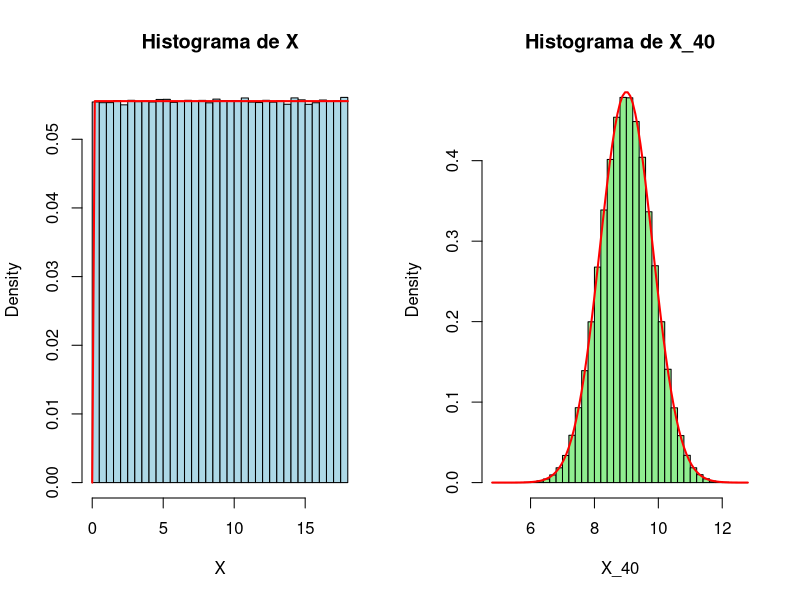
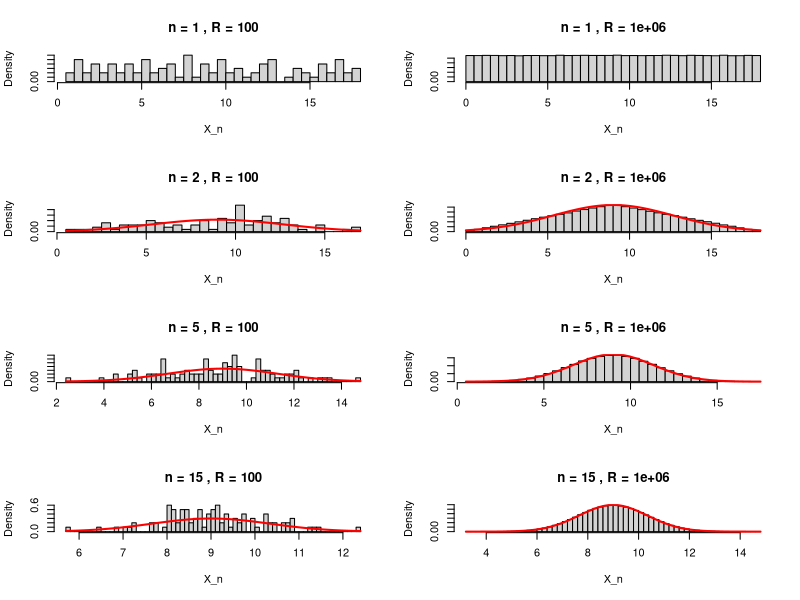

These charts were generated, in order, by the following R code:
set.seed(6803)

# 3.a Histogramas para X y X_40 con R = 10^6
R <- 10^6
n <- 40

# Generar R realizaciones de X ~ U(0, 18)
X <- runif(R, min = 0, max = 18)

# Generar R realizaciones de X_40 (media de 40 realizaciones de X)
X_40 <- replicate(R, mean(runif(n, min = 0, max = 18)))

# Crear histogramas
par(mfrow = c(1, 2))  # Dos gráficos lado a lado

# Histograma para X
hist(X, breaks = 50, probability = TRUE, main = "Histograma de X", xlab = "X", col = "lightblue")

# Superponer la densidad teórica de X (uniforme)
curve(dunif(x, min = 0, max = 18), col = "red", lwd = 2, add = TRUE)

# Histograma para X_40
hist(X_40, breaks = 50, probability = TRUE, main = "Histograma de X_40", xlab = "X_40", col = "lightgreen")

# Superponer la densidad teórica normal (esperada por el TCL)
mu <- 9  # Esperanza de X
sigma <- sqrt((18 - 0)^2 / 12) / sqrt(n)  

curve(dnorm(x, mean = mu, sd = sigma), col = "red", lwd = 2, add = TRUE)

# 3.b Generar los histogramas
n_values <- c(1, 2, 5, 15)
R_values <- c(10^2, 10^6)

par(mfrow = c(4, 2))  # 4 filas, 2 columnas

for (n in n_values) {
  for (R in R_values) {
    X_n <- replicate(R, mean(runif(n, min = 0, max = 18)))
    hist(X_n, breaks = 50, probability = TRUE,
         main = paste("n =", n, ", R =", R),
         xlab = "X_n", col = "lightgray")
    
    # Superponer la densidad teórica normal si n > 1
    if (n > 1) {
      mu <- 9  # Esperanza de X
      sigma <- sqrt((18 - 0)^2 / 12) / sqrt(n)  # Desviación estándar de X_n
      curve(dnorm(x, mean = mu, sd = sigma), col = "red", lwd = 2, add = TRUE)
    }
  }
}
